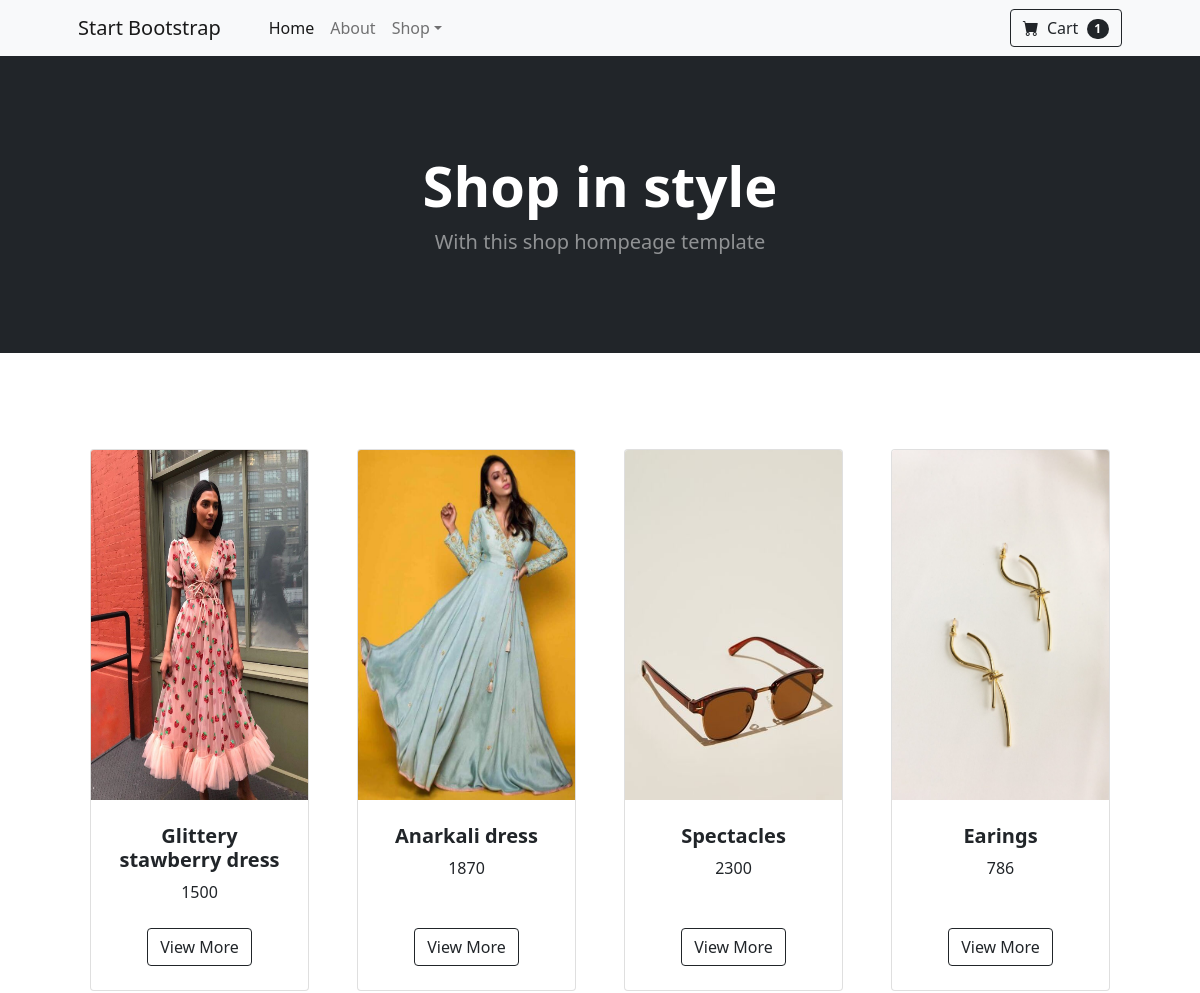
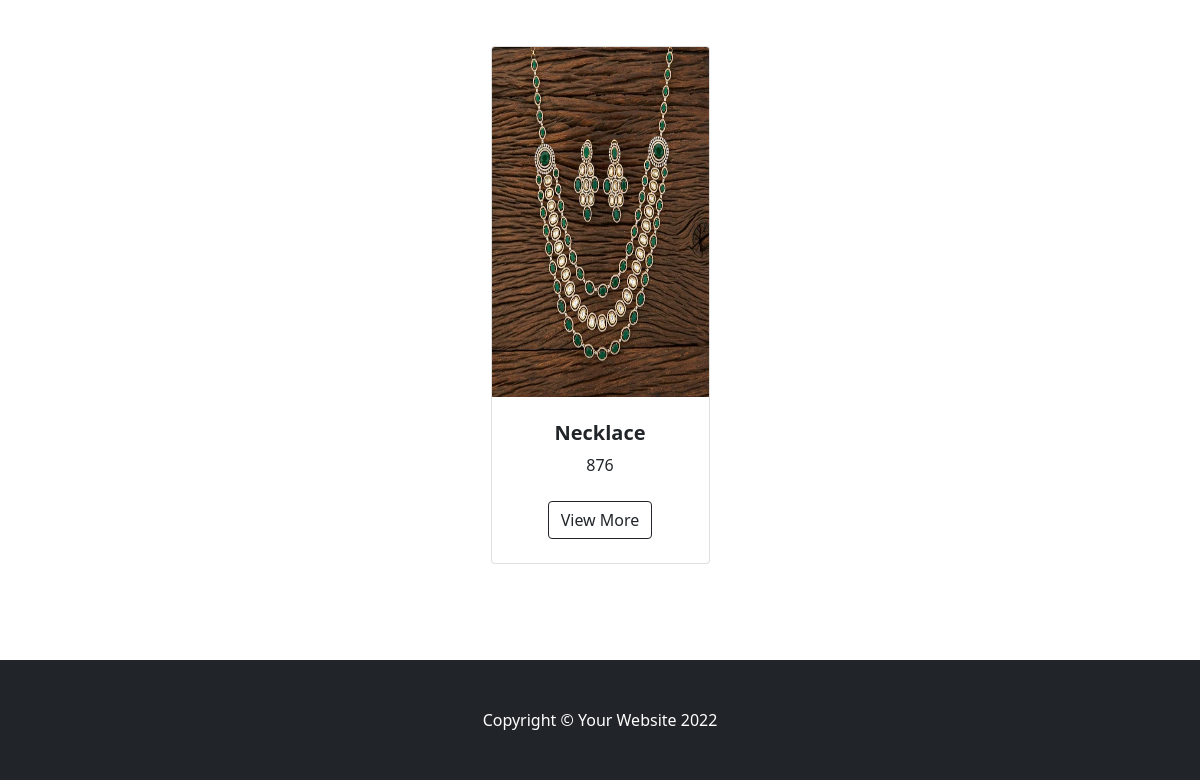
The page /customers/home (signed in) on the database its author committed (2 pictures, top to bottom).
### api/models.py (models this page shows, shortened)
class Products(models.Model):
    name = models.CharField( max_length=200)
    price = models.PositiveIntegerField()
    description = models.CharField(max_length=200)
    category = models.CharField(max_length=200)
    image = models.ImageField(null=True,upload_to="images")

### customer/views.py (the view)
# urls.py: path("customers/home",views.HomeView.as_view(),name="user-home"),
class HomeView(ListView):
    template_name="cust-index.html"
    context_object_name="products"
    model=Products

### customer/context_processor.py (called while the page is built)
def cart_count(request):
    if request.user.is_authenticated:
        count=carts.objects.filter(user=request.user).count()
    else:
        count=0
    return {"count":count}

### customer/templates/cust-index.html (shortened to what this page needs)
{%extends 'base.html'%}
{%block body%}
<section class="py-5">
    <div class="container px-4 px-lg-5 mt-5">
        <div class="row gx-4 gx-lg-5 row-cols-2 row-cols-md-3 row-cols-xl-4 justify-content-center">
           {%for product in products%}
                <div class="col mb-5">
                <div class="card h-100">
                    {%if product.image%}
                      <img class="card-img-top" style="width: 100%; height: 350px;" src="{{product.image.url}}" alt="..." />
                    {%else%}
                      <img class="card-img-top" sty src="https://dummyimage.com/450x300/dee2e6/6c757d.jpg" alt="..." />
                    {%endif%}
                    <div class="card-body p-4">
                        <div class="text-center">
                            <h5 class="fw-bolder">{{product.name}}</h5>
                           {{product.price}}
                        </div>
                    </div>
                    <div class="card-footer p-4 pt-0 border-top-0 bg-transparent">
                        <div class="text-center"><a class="btn btn-outline-dark mt-auto" href="{%url 'product-detail' product.id%}">View More</a></div>
                    </div>
                </div>
            </div>
           {%endfor%}
        </div>
    </div>
</section>
{%endblock%}

### rows shown on the page
Products: image (picture), name "Glittery stawberry dress", price "1500"
Products: image (picture), name "Anarkali dress", price "1870"
Products: image (picture), name "Spectacles", price "2300"
Products: image (picture), name "Earings", price "786"
Products: image (picture), name "Necklace", price "876"

### other values the page prints
{{ count }} "1"
